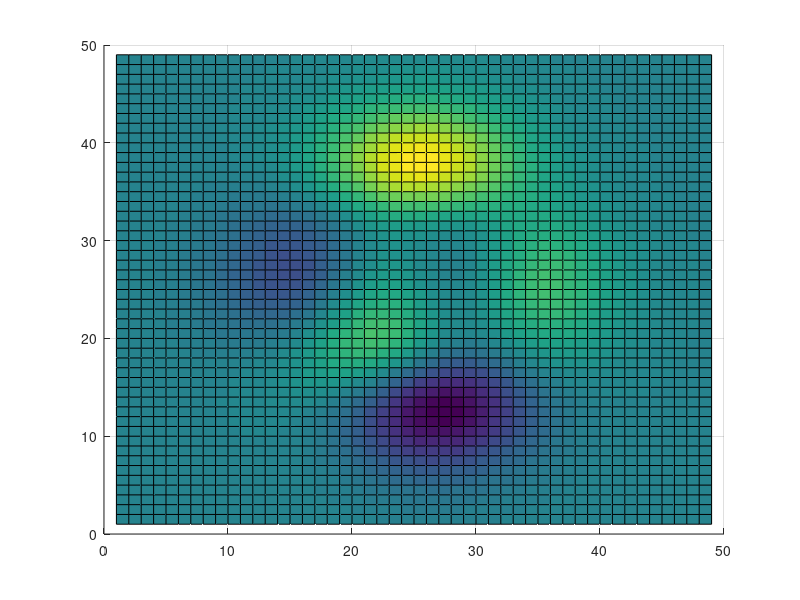

The MATLAB source for this figure: (Note: this script raises an error after producing the figure.)
%=============================================================================
% Copyright (c) 2016-present Allan CORNET (Nelson)
%=============================================================================
% This file is part of the Nelson.
%=============================================================================
% LICENCE_BLOCK_BEGIN
% SPDX-License-Identifier: LGPL-3.0-or-later
% LICENCE_BLOCK_END
%=============================================================================
% <--ADV-CLI MODE-->
%=============================================================================
f = figure();
surf(peaks);
colormap('viridis');
view(2);
r = f.ColorMap;
assert_isapprox(r(1:2, :), [0.2670, 0.0049, 0.3294; 0.2685, 0.0096, 0.3354], 1e-4); 
%=============================================================================
